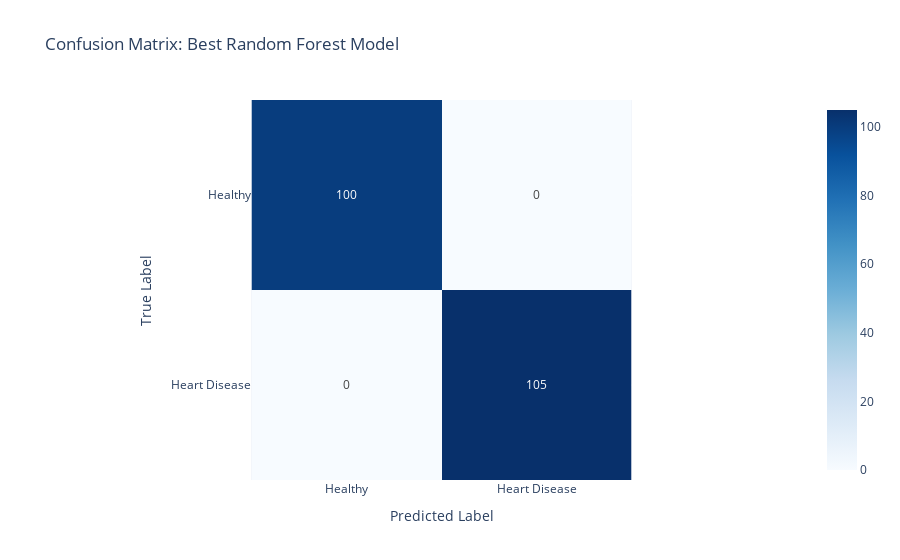

Notebook code cell kept with this figure:
### Markdown cell above
# 6. Model Evaluation

Let's visualize the performance of our tuned model using Plotly for the Confusion Matrix.

### Code cell
# Predict on test set

from sklearn.metrics import confusion_matrix


y_pred = grid_search.best_estimator_.predict(X_test)
cm = confusion_matrix(y_test, y_pred)

# Create an interactive Confusion Matrix

fig = px.imshow(cm,
labels=dict(x="Predicted Label", y="True Label"),
x=['Healthy', 'Heart Disease'],
y=['Healthy', 'Heart Disease'],
text_auto=True,
color_continuous_scale='Blues',
title="Confusion Matrix: Best Random Forest Model")
fig.show()

### Figure 1 — Plotly figure (JSON) as saved in the notebook; plotly's stock layout.template omitted (floating-point values rounded to 4 significant figures)
{"data": [{"coloraxis": "coloraxis", "hovertemplate": "Predicted Label: %{x}<br>True Label: %{y}<br>color: %{z}<extra></extra>", "name": "0", "texttemplate": "%{z}", "type": "heatmap", "x": ["Healthy", "Heart Disease"], "xaxis": "x", "y": ["Healthy", "Heart Disease"], "yaxis": "y", "z": [[100, 0], [0, 105]]}], "layout": {"coloraxis": {"colorscale": [[0, "rgb(247,251,255)"], [0.125, "rgb(222,235,247)"], [0.25, "rgb(198,219,239)"], [0.375, "rgb(158,202,225)"], [0.5, "rgb(107,174,214)"], [0.625, "rgb(66,146,198)"], [0.75, "rgb(33,113,181)"], [0.875, "rgb(8,81,156)"], [1, "rgb(8,48,107)"]]}, "title": {"text": "Confusion Matrix: Best Random Forest Model"}, "xaxis": {"anchor": "y", "constrain": "domain", "domain": [0, 1], "scaleanchor": "y", "title": {"text": "Predicted Label"}}, "yaxis": {"anchor": "x", "autorange": "reversed", "constrain": "domain", "domain": [0, 1], "title": {"text": "True Label"}}}}
